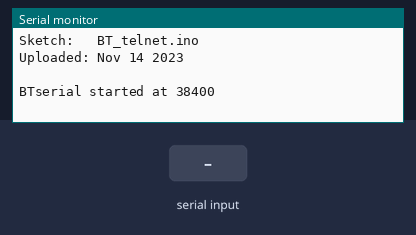
Recording of a sketch running on a simulated Arduino Uno, built with avr-gcc and run on an emulated ATmega328P. Parts: the last lines printed to the serial monitor. The test bench sets the inputs (shaded band).

Above: at 1.2 s.
1.3 s: "1\n" received over Serial
At 2.5 s:
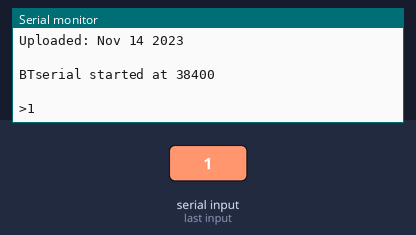
2.8 s: "1\n" received over the second serial link
At 3.8 s:
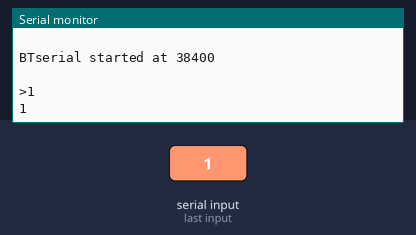
4.3 s: byte 10 (10) received over Serial
At 4.9 s:
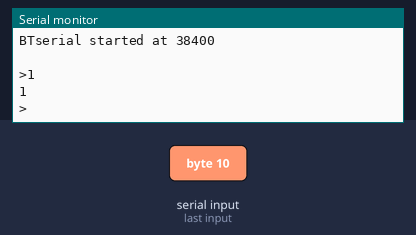
5.8 s: "0\n" received over Serial
At 7.0 s:
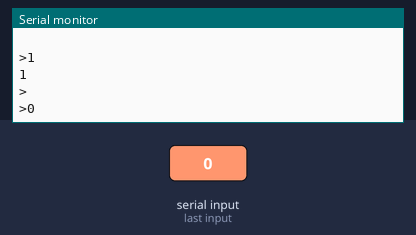
7.3 s: "0\n" received over the second serial link
At 8.4 s:
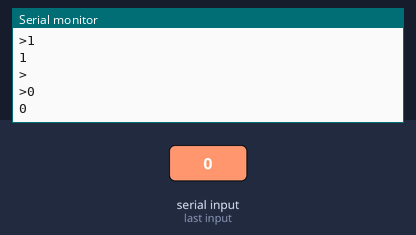

Measured:
- after the input at 1.3 s, the serial monitor: prints a new line at once (image 1)
- after the input at 2.8 s, the serial monitor: prints a new line at once (image 2)
- after the input at 4.3 s, the serial monitor: prints a new line at once (image 3)
- after the input at 5.8 s, the serial monitor: prints a new line at once (image 4)
- after the input at 7.3 s, the serial monitor: prints a new line at once (image 5)

The sketch:

BT_telnet.ino
```cpp
#include <SoftwareSerial.h>
#define TxD 2
#define RxD 7


SoftwareSerial BTserial(RxD, TxD); // RX, TX for Bluetooth

const long baudRate = 38400;
char c=' ';
boolean NL = true;

void setup()
{
    Serial.begin(9600);
    Serial.print("Sketch:   ");   Serial.println(__FILE__);
    Serial.print("Uploaded: ");   Serial.println(__DATE__);
    Serial.println(" ");

    BTserial.begin(baudRate);
    Serial.print("BTserial started at "); Serial.println(baudRate);
    Serial.println(" ");
}

void loop()
{

    // Read from the Bluetooth module and send to the Arduino Serial Monitor
    if (BTserial.available())
    {
        c = BTserial.read();
        Serial.write(c);
    }


    // Read from the Serial Monitor and send to the Bluetooth module
    if (Serial.available())
    {
        c = Serial.read();
        BTserial.write(c);

        // Echo the user input to the main window. The ">" character indicates the user entered text.
        if (NL) { Serial.print(">");  NL = false; }
        Serial.write(c);
        if (c==10) { NL = true; }
    }

}


/*

SoftwareSerial mySerial(RxD, TxD); // RX, TX for Bluetooth
int state = 1;
void setup() {
  pinMode(LED_BUILTIN, OUTPUT);
  digitalWrite(LED_BUILTIN, HIGH);
  mySerial.begin(38400); // Default communication rate of the Bluetooth module
  Serial.begin(38400);
  Serial.println("START");
  //delay(3000);
  //mySerial.write("AT\r\n");
  //readAndEcho();
  Serial.println("SENT");
}
void readAndEcho(){
  while(mySerial.available() > 0){ // Checks whether data is comming from the serial port
    state = mySerial.read(); // Reads the data from the serial port
    Serial.write(state);
  }
}
void sendAndEcho(char* command){
  mySerial.write(command);
  Serial.print(">");
  Serial.println(command);
}
void loop() {
  sendAndEcho("AT\r\n");
  readAndEcho();
  delay(3000);

// if (state == '0') {
//  digitalWrite(LED_BUILTIN, LOW); // Turn LED OFF
//  mySerial.println("LED: OFF"); // Send back, to the phone, the String "LED: ON"
//  state = 0;
// }
// else if (state == '1') {
//  digitalWrite(LED_BUILTIN, HIGH);
//  mySerial.println("LED: ON");
//  state = 0;
// }
}
*/
```
